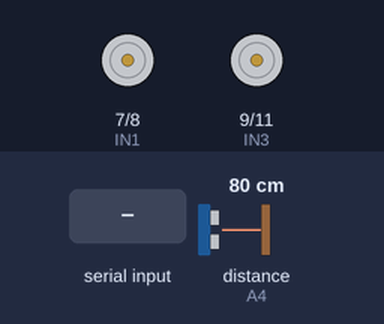
The sketch below on a simulated Arduino Uno, built with avr-gcc and run on an emulated ATmega328P. Shown: motor-driver pin pairs drawn as motors (green arrow = first pin HIGH = forward, orange = second pin HIGH = backward, longer = more drive, scaled by the enable pin). Wiring (inferred from the names in the program): ultrasonic range finder: trigger A5; echo A4; 3 × IR receiver: data pin 2 / data pin 4 / data pin 10. The test bench sets the inputs (shaded band); at power-on: distance to the obstacle (sensor on A4) 80 cm. The echo pulse lasts 58.3 µs per cm; what the sketch prints to the serial monitor is not drawn.

Above: at 1.2 s.
1.3 s: "f90\n" received over Serial
At 2.5 s:
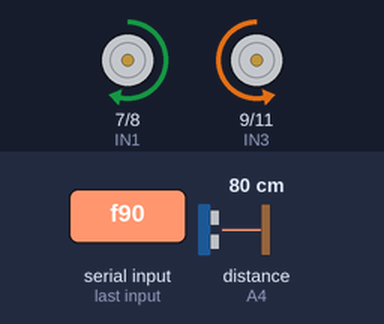
2.8 s: "b90\n" received over Serial
At 3.1 s:
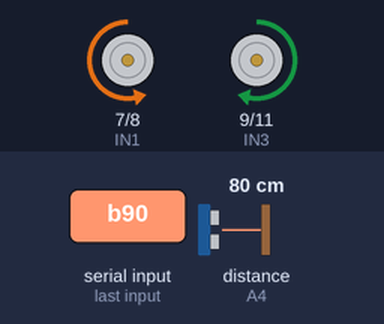
4.3 s: "S" received over Serial
At 6.2 s:
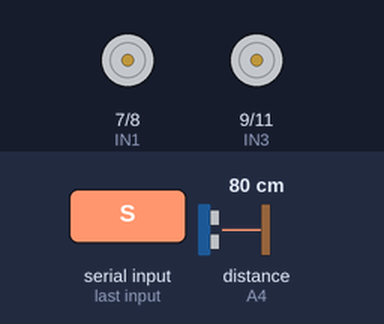
6.8 s: "f,45\n" received over Serial
8.3 s: "l90\n" received over Serial
9.8 s: "r90\n" received over Serial
Timing chart, 0 to 12.3 s (numbered marks = the images above; inputs shaded):
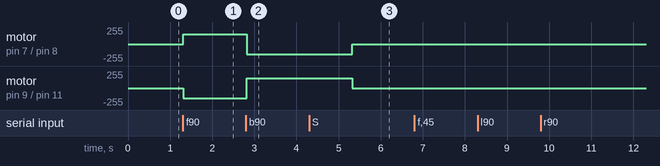

The sketch:

SmartCar_Core.ino
```cpp
//www.kuongshun.com
/*
#include <IRremote.h>
#include <Servo.h>
#define ECHO_PIN  A4
#define TRIG_PIN  A5
#define ENA 5
#define ENB 6
#define IN1 7
#define IN2 8
#define IN3 9
#define IN4 11
#define Receiver 12
#define LED_Pin 13
#define LineTeacking_Pin_Right  10
#define LineTeacking_Pin_Middle 4
#define LineTeacking_Pin_Left   2
#define LineTeacking_Read_Right   !digitalRead(10)
#define LineTeacking_Read_Middle  !digitalRead(4)
#define LineTeacking_Read_Left    !digitalRead(2)
#define carSpeed 200
#define LEFT_OFFSET 44
#define RIGHT_OFFSET -44
Servo servo;
IRrecv irrecv(Receiver);
uint32_t last_decodedRawData = 0;
decode_results results;
unsigned long IR_PreMillis;
unsigned long LT_PreMillis;
int rightDistance = 0, leftDistance = 0, middleDistance = 0;

enum FUNCTIONMODE {
  IDLE,
  LineTeacking,
  ObstaclesAvoidance,
  Bluetooth,
  IRremote
} func_mode = IDLE;

enum MOTIONMODE {
  STOP,
  FORWARD,
  BACK,
  LEFT,
  RIGHT
} mov_mode = STOP;

void delays(unsigned long t) {
  for (unsigned long i = 0; i < t; i++) {
    getBTData();
    getIRData();
    delay(1);
  }
}

int getDistance() {
  digitalWrite(TRIG_PIN, LOW);
  delayMicroseconds(2);
  digitalWrite(TRIG_PIN, HIGH);
  delayMicroseconds(10);
  digitalWrite(TRIG_PIN, LOW);
  return (int)pulseIn(ECHO_PIN, HIGH) / 58;
}

void forward(bool debug = false) {
  analogWrite(ENA, carSpeed+LEFT_OFFSET);
  analogWrite(ENB, carSpeed+RIGHT_OFFSET);
  digitalWrite(IN1, HIGH);
  digitalWrite(IN2, LOW);
  digitalWrite(IN3, LOW);
  digitalWrite(IN4, HIGH);
  if (debug) Serial.println("Go forward!");
}

void back(bool debug = false) {
  analogWrite(ENA, carSpeed+LEFT_OFFSET);
  analogWrite(ENB, carSpeed+RIGHT_OFFSET);
  digitalWrite(IN1, LOW);
  digitalWrite(IN2, HIGH);
  digitalWrite(IN3, HIGH);
  digitalWrite(IN4, LOW);
  if (debug) Serial.println("Go back!");
}

void left(bool debug = false) {
  analogWrite(ENA, carSpeed+LEFT_OFFSET);
  analogWrite(ENB, carSpeed+RIGHT_OFFSET);
  digitalWrite(IN1, LOW);
  digitalWrite(IN2, HIGH);
  digitalWrite(IN3, LOW);
  digitalWrite(IN4, HIGH);
  if (debug) Serial.println("Go left!");
}

void right(bool debug = false) {
  analogWrite(ENA, carSpeed+LEFT_OFFSET);
  analogWrite(ENB, carSpeed+RIGHT_OFFSET);
  digitalWrite(IN1, HIGH);
  digitalWrite(IN2, LOW);
  digitalWrite(IN3, HIGH);
  digitalWrite(IN4, LOW);
  if (debug) Serial.println("Go right!");
}

void stop(bool debug = false) {
  digitalWrite(ENA, LOW);
  digitalWrite(ENB, LOW);
  if (debug) Serial.println("Stop!");
}

void getBTData() {
  if (Serial.available()) {
    switch (Serial.read()) {
      case 'f': func_mode = Bluetooth; mov_mode = FORWARD;  break;
      case 'b': func_mode = Bluetooth; mov_mode = BACK;     break;
      case 'l': func_mode = Bluetooth; mov_mode = LEFT;     break;
      case 'r': func_mode = Bluetooth; mov_mode = RIGHT;    break;
      case 's': func_mode = Bluetooth; mov_mode = STOP;     break;
      case '1': func_mode = LineTeacking;                   break;
      case '2': func_mode = ObstaclesAvoidance;             break;
      default:  break;
    }
  }
}

void getIRData() // takes action based on IR code received
{
  if (irrecv.decode()) // have we received an IR signal?
  {
    if (irrecv.decodedIRData.flags)// Check if it is a repeat IR code
    {
      irrecv.decodedIRData.decodedRawData = last_decodedRawData;    //set the current decodedRawData to the last decodedRawData
      Serial.println("REPEAT!");
    } else//output the IR code on the serial monitor
    {
      Serial.print("IR code:0x");
      Serial.println(irrecv.decodedIRData.decodedRawData, HEX);
    }
    switch (irrecv.decodedIRData.decodedRawData)//map the IR code to the remote key
    {
      case 0xB946FF00: Serial.println("UP"); func_mode = IRremote; mov_mode = FORWARD; break;
      case 0xEA15FF00: Serial.println("DOWN"); func_mode = IRremote; mov_mode = BACK; break;
      case 0xBB44FF00: Serial.println("LEFT"); func_mode = IRremote; mov_mode = LEFT; break;
      case 0xBC43FF00: Serial.println("RIGHT"); func_mode = IRremote; mov_mode = RIGHT; break;
      case 0xBF40FF00: Serial.println("OK"); func_mode = IRremote; mov_mode = STOP; break;
      case 0xAD52FF00: Serial.println("0");    break;
      case 0xE916FF00: Serial.println("1"); func_mode = ObstaclesAvoidance; break;
      case 0xE619FF00: Serial.println("2"); func_mode = LineTeacking; break;
      case 0xF20DFF00: Serial.println("3");    break;
      case 0xF30CFF00: Serial.println("4");    break;
      case 0xE718FF00: Serial.println("5");    break;
      case 0xA15EFF00: Serial.println("6");    break;
      case 0xF708FF00: Serial.println("7");    break;
      case 0xE31CFF00: Serial.println("8");    break;
      case 0xA55AFF00: Serial.println("9");    break;
      case 0xBD42FF00: Serial.println("*");    break;
      case 0xB54AFF00: Serial.println("#");    break;
      default:
        Serial.println(" other button   ");
    }// End Case
    last_decodedRawData = irrecv.decodedIRData.decodedRawData;//store the last decodedRawData
    delay(100); // Do not get immediate repeat
  }
  irrecv.resume(); // receive the next value
} //END translateIR


void bluetooth_mode() {
  if (func_mode == Bluetooth) {
    switch (mov_mode) {
      case FORWARD: forward();  break;
      case BACK:    back();     break;
      case LEFT:    left();     break;
      case RIGHT:   right();    break;
      case STOP:    stop();     break;
      default: break;
    }
  }
}

void irremote_mode() {
  if (func_mode == IRremote) {
    switch (mov_mode) {
      case FORWARD: forward();  break;
      case BACK:    back();     break;
      case LEFT:    left();     break;
      case RIGHT:   right();    break;
      case STOP:    stop();     break;
      default: break;
    }
  }
}

void line_teacking_mode() {
  if (func_mode == LineTeacking) {
    if (LineTeacking_Read_Middle) {
      forward();
      LT_PreMillis = millis();
    } else if (LineTeacking_Read_Right) {
      right();
      while (LineTeacking_Read_Right) {
        getBTData();
        getIRData();
      }
      LT_PreMillis = millis();
    } else if (LineTeacking_Read_Left) {
      left();
      while (LineTeacking_Read_Left) {
        getBTData();
        getIRData();
      }
      LT_PreMillis = millis();
    } else {
      if (millis() - LT_PreMillis > 150) {
        stop();
      }
    }
  }
}

void obstacles_avoidance_mode() {
  if (func_mode == ObstaclesAvoidance) {
    servo.write(90);
    delays(500);
    middleDistance = getDistance();
    if (middleDistance <= 40) {
      stop();
      delays(500);
      servo.write(10);
      delays(500);
      rightDistance = getDistance();

      delays(500);
      servo.write(90);
      delays(500);
      servo.write(170);
      delays(500);
      leftDistance = getDistance();

      delays(500);
      servo.write(90);
      delays(500);
      if (rightDistance > leftDistance) {
        stop();
        delay(100);
        back();
        delay(200);
        right();
        delay(300);
      } else if (rightDistance < leftDistance) {
        stop();
        delay(100);
        back();
        delay(200);
        left();
        delay(300);
      } else if ((rightDistance <= 40) || (leftDistance <= 40)) {
        back();
        delays(180);
      } else {
        forward();
      }
    } else {
      forward();
    }
  }
}

void setup() {
  Serial.begin(9600);
  servo.attach(3, 500, 2400); // 500: 0 degree  2400: 180 degree
  servo.write(90);
  irrecv.enableIRIn();
  pinMode(ECHO_PIN, INPUT);
  pinMode(TRIG_PIN, OUTPUT);
  pinMode(IN1, OUTPUT);
  pinMode(IN2, OUTPUT);
  pinMode(IN3, OUTPUT);
  pinMode(IN4, OUTPUT);
  pinMode(ENA, OUTPUT);
  pinMode(ENB, OUTPUT);
  pinMode(LineTeacking_Pin_Right, INPUT);
  pinMode(LineTeacking_Pin_Middle, INPUT);
  pinMode(LineTeacking_Pin_Left, INPUT);
}

void loop() {
  getBTData();
  getIRData();
  bluetooth_mode();
  irremote_mode();
  line_teacking_mode();
  obstacles_avoidance_mode();
}
*/
```

AurdiniCarMuscle.ino
```cpp
// === Pin Definitions ===
const int IR_L_PIN = 2;
const int IR_M_PIN = 4;
const int IR_R_PIN = 10;
const int TRIG_PIN = A5;
const int ECHO_PIN = A4;

// motors specific pins
const int ENA = 5;
const int ENB = 6;
const int IN1 = 7;
const int IN2 = 8;
const int IN3 = 9;
const int IN4 = 11;

// === Globals ===
int leftOffset = 0;    // default calibration
int rightOffset = 0;
char currentCommand = 's'; // 's' = stop
int carSpeed = 150; // defualt
// === Setup ===
void setup() {
  Serial.begin(9600);

  pinMode(IR_L_PIN, INPUT);
  pinMode(IR_M_PIN, INPUT);
  pinMode(IR_R_PIN, INPUT);
  pinMode(TRIG_PIN, OUTPUT);
  pinMode(ECHO_PIN, INPUT);

  pinMode(ENA, OUTPUT);
  pinMode(ENB, OUTPUT);
  pinMode(IN1, OUTPUT);
  pinMode(IN2, OUTPUT);
  pinMode(IN3, OUTPUT);
  pinMode(IN4, OUTPUT);

  stopMotors();
}

// === Helper Functions ===
// the following helper functions are taken from
// Kuongshun Electronic Limited. (n.d.). KUONGSHUN AD118 Smart Robot Car Kit V3.0 [ZIP archive]. Dropbox. https://www.dropbox.com/scl/fi/02afmsvjzr08bmra9n9n6/KUONGSHUN-AD118-Smart-Robot-Car-Kit-V3.0.zip?rlkey=0opnshepwkli75gusa3ru3y0a&e=1&st=mfzl8c2e&dl=0
// with limited changes
void stopMotors() {
  digitalWrite(ENA, LOW); //disable left motors
  digitalWrite(ENB, LOW); //disable right motors
}

/*
for the following functions, they have this simple
table to explain them
note that X = don't care

| ENB, ENA     | IN1 | IN2 | IN3 | IN4 | DC MOTOR STATUS  |
|--------------|-----|-----|-----|-----|------------------|
| 0            |  X  |  X  |  X  |  X  | STOP             |
| 1 < ; < 255  |  1  |  0  |  0  |  1  | Forward          |
| 1 < ; < 255  |  0  |  1  |  1  |  0  | Back             |
| 1 < ; < 255  |  0  |  1  |  0  |  1  | Left             |
| 1 < ; < 255  |  1  |  0  |  1  |  0  | Right            |

*/
void forward() {
  analogWrite(ENA, carSpeed+leftOffset);  // set speed for left motor
  analogWrite(ENB, carSpeed+rightOffset); // set speed for right motors
  digitalWrite(IN1, HIGH); // left motors forward
  digitalWrite(IN2, LOW);
  digitalWrite(IN3, LOW); // right motors forward
  digitalWrite(IN4, HIGH);

}

void back() {
  analogWrite(ENA, carSpeed+leftOffset);
  analogWrite(ENB, carSpeed+rightOffset);
  digitalWrite(IN1, LOW);
  digitalWrite(IN2, HIGH);
  digitalWrite(IN3, HIGH);
  digitalWrite(IN4, LOW);

}

void left() {
  analogWrite(ENA, carSpeed+leftOffset);
  analogWrite(ENB, carSpeed+rightOffset);
  digitalWrite(IN1, LOW);
  digitalWrite(IN2, HIGH);
  digitalWrite(IN3, LOW);
  digitalWrite(IN4, HIGH);

}

void right() {
  analogWrite(ENA, carSpeed+leftOffset);
  analogWrite(ENB, carSpeed+rightOffset);
  digitalWrite(IN1, HIGH);
  digitalWrite(IN2, LOW);
  digitalWrite(IN3, HIGH);
  digitalWrite(IN4, LOW);

}
// === Measures distance using ultrasonic sensor (HC-SR04) ===
long measureDistance() {
  digitalWrite(TRIG_PIN, LOW);
  delayMicroseconds(2);
  digitalWrite(TRIG_PIN, HIGH); // Send 10us pulse
  delayMicroseconds(10);
  digitalWrite(TRIG_PIN, LOW);

  long duration = pulseIn(ECHO_PIN, HIGH, 30000); // Wait for echo, max 30ms
  long dist = duration / 58; // Convert to cm

   // Cap distance between 0 and 400 cm
  return (dist == 0 || dist > 400) ? 400 : dist;
}

void handleCommand(char cmd) {
  // Stop motors first - ensures clean transition between commands
  stopMotors();
  delayMicroseconds(50);
  // based on the recieved command, call the following function
  currentCommand = cmd;
  switch (cmd) {
    case 'f': forward(); break;
    case 'b': back(); break;
    case 'l': left(); break;
    case 'r': right(); break;
    case 's': stopMotors(); break;
  }
}


// === Loop ===
void loop() {
  // Process incoming commands with improved buffering
  if (Serial.available() > 0) {
    // Wait a bit to receive the full command
    delay(5);

    char cmd = Serial.read();
    if (cmd == 'f' || cmd == 'b' || cmd == 'l' || cmd == 'r' || cmd == 's') {
      handleCommand(cmd);
    } else if (cmd == 'L' || cmd == 'R' || cmd == 'S') {
      // Make sure we have a full int value
      delay(10);
      int val = Serial.parseInt();
      if (cmd == 'L') leftOffset = val;
      if (cmd == 'R') rightOffset = val;
      if (cmd == 'S') carSpeed = val;

      // Immediately apply new calibration
      handleCommand(currentCommand);
    }

    // Clear any extra characters in buffer
    while (Serial.available() > 0) {
      Serial.read();
    }
  }

  // Read sensors
  long distance = measureDistance();
  int irL = digitalRead(IR_L_PIN);
  int irM = digitalRead(IR_M_PIN);
  int irR = digitalRead(IR_R_PIN);

  // Send data: DISTANCE, IR_L, IR_M, IR_R
  Serial.print(100);
  Serial.print(',');
  Serial.print(irL);
  Serial.print(',');
  Serial.print(irM);
  Serial.print(',');
  Serial.println(irR);

  delay(20);  // ~50Hz loop
}
```

Measured:
- after the input at 1.3 s, motor on pin 7 (IN1) / pin 8 (IN2): stopped → forward 150/255 at once; motor on pin 9 (IN3) / pin 11 (IN4): stopped → backward 150/255 at once
- after the input at 2.8 s, motor on pin 7 (IN1) / pin 8 (IN2): forward 150/255 → backward 150/255 at once; motor on pin 9 (IN3) / pin 11 (IN4): backward 150/255 → forward 150/255 at once
- after the input at 4.3 s, motor on pin 7 (IN1) / pin 8 (IN2): backward 150/255 → stopped after 1.0 s; motor on pin 9 (IN3) / pin 11 (IN4): forward 150/255 → stopped after 1.0 s
